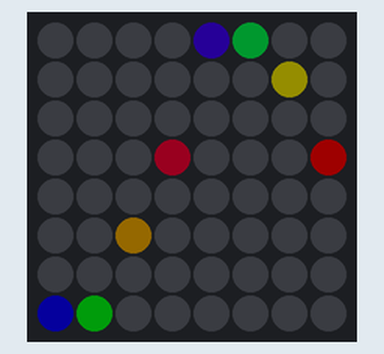
Simulated run of this sketch. Board: Arduino Uno, built with avr-gcc and run on an emulated ATmega328P. On the bench: 8×8 RGB LED matrix (first LED top left, wired row by row). Dim RGB values are drawn brighter than linear.

Above: at 2.16 s.
At 11.57 s:
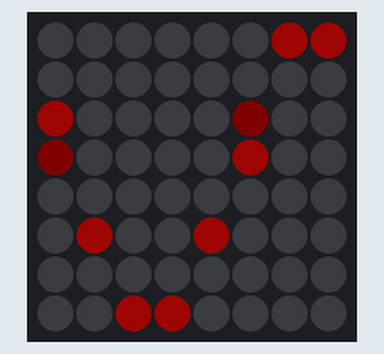
At 16.4 s:
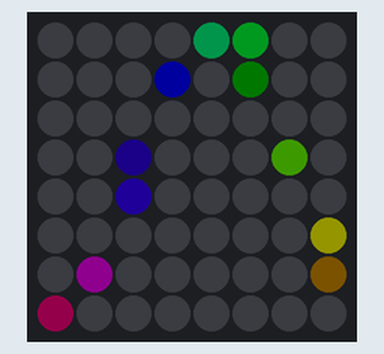
At 20.96 s:
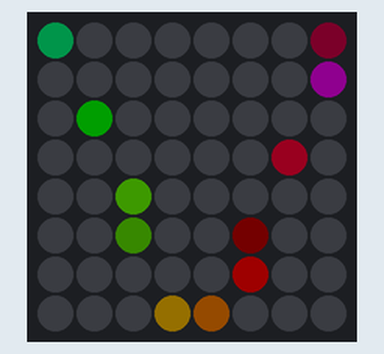
At 30.07 s:
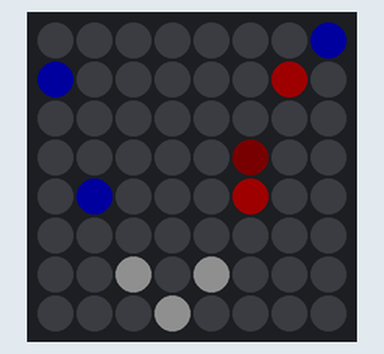
At 39.77 s:
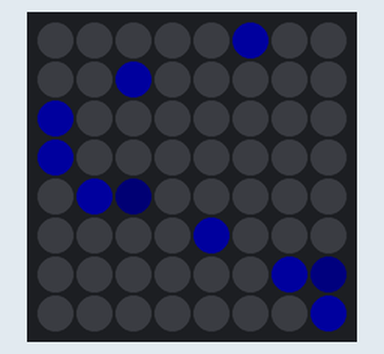

The sketch:

NeoMatrix_8X8_Sine_Wave.ino
```cpp
// Sine wave sketch for 8X8 NeoMatrix by Chemdoc77

// The inspiration for the sinewave code functions and the starting point for sinewave code functions are from posts by Sean Clohesy on FastLED G+ Community

// A lot of the code to change colors and the time performance code are by Mark Kriegsman of FastLED


#include "FastLED.h"
#if FASTLED_VERSION < 3001000
#error "Requires FastLED 3.1 or later; check github for latest code."
#endif

#define DATA_PIN    6
#define LED_TYPE    NEOPIXEL
int x=0;
#define matrixwidth  8
#define matrixheight 8
#define NUM_LEDS    matrixwidth*matrixheight
CRGB leds[NUM_LEDS];

CRGBPalette16 currentPalette;
TBlendType    currentBlending;

//pre-declaration of functions
void RestartPerformance();
void Performance();
void cd77_matrix_sinewave(uint16_t z, uint16_t hue, uint16_t deltahue, uint8_t wait );
void cd77_matrix_sinewave_beatsin(uint16_t z, uint8_t beat,  uint8_t c1, uint8_t c2, uint8_t wait );
void cd77_matrix_sinewave_palette(uint16_t z, uint8_t colorIndex, uint8_t deltacolorIndex,uint8_t wait );
void cd77_matrix_sinewave_r90(uint16_t z, uint8_t hue, uint8_t deltahue, uint8_t wait  );
void cd77_matrix_sinewave_beatsin_r90(uint16_t z, uint8_t beat,  uint8_t c1, uint8_t c2, uint8_t wait );
void cd77_matrix_sinewave_palette_r90(uint16_t z, uint8_t colorIndex, uint8_t deltacolorIndex, uint8_t wait );


//=======================================
void setup() {
  delay(2000); // 2 second delay for recovery

  // tell FastLED about the LED strip configuration
  FastLED.addLeds<LED_TYPE, DATA_PIN>(leds, NUM_LEDS);

  // set master brightness control
  FastLED.setBrightness(30);

  RestartPerformance();

}

//=====================palettes=================

const TProgmemPalette16 test_PaletteRWB3_p PROGMEM =
{
  CRGB::Red,
  CRGB::Red,
  CRGB::Red,
  CRGB::Red,

  CRGB::Grey,
  CRGB::Grey,
  CRGB::Grey,
  CRGB::Grey,

  CRGB::Blue,
  CRGB::Blue,
  CRGB::Blue,
  CRGB::Blue,

  CRGB::Red,
  CRGB::Red,
  CRGB::Blue,
  CRGB::Blue
};


//=================time performance code=======================
 // By Mark Kriegsman of FastLED


uint32_t gTimeCodeBase = 0;
uint32_t gTimeCode = 0;
uint32_t gLastTimeCodeDoneAt = 0;
uint32_t gLastTimeCodeDoneFrom = 0;

#define TC(HOURS,MINUTES,SECONDS) \
  ((uint32_t)(((uint32_t)((HOURS)*(uint32_t)(3600000))) + \
  ((uint32_t)((MINUTES)*(uint32_t)(60000))) + \
  ((uint32_t)((SECONDS)*(uint32_t)(1000)))))


#define AT(HOURS,MINUTES,SECONDS) if( atTC(TC(HOURS,MINUTES,SECONDS)) )
#define FROM(HOURS,MINUTES,SECONDS) if( fromTC(TC(HOURS,MINUTES,SECONDS)) )

static bool atTC( uint32_t tc)
{
  bool maybe = false;
  if( gTimeCode >= tc) {
    if( gLastTimeCodeDoneAt < tc) {
      maybe = true;
      gLastTimeCodeDoneAt = tc;
    }
  }
  return maybe;
}

static bool fromTC( uint32_t tc)
{
  bool maybe = false;
  if( gTimeCode >= tc) {
    if( gLastTimeCodeDoneFrom <= tc) {
      maybe = true;
      gLastTimeCodeDoneFrom = tc;
    }
  }
  return maybe;
}

// There are two kinds of things you can put into this performance:
// "FROM" and "AT".
//
// * "FROM" means starting FROM this time AND CALLING IT REPEATEDLY
//   until the next "FROM" time comes.
//
// * "AT" means do this ONE TIME ONLY "AT" the designated time.


void Performance()
{
  FROM(0,0,0.01)     { cd77_matrix_sinewave(3, 0, 60, 7); }
  FROM(0,0,7.00)     { cd77_matrix_sinewave_beatsin(3, 20,  0,  160, 7);  }
  FROM(0,0,14.000)   { cd77_matrix_sinewave_palette(3, 0, 24, 7); currentPalette = RainbowColors_p; currentBlending = NOBLEND;}
  FROM(0,0,21.000)   { cd77_matrix_sinewave_palette(3, 0, 24, 7); currentPalette = test_PaletteRWB3_p;  currentBlending = NOBLEND;}
  //rotate sawtooth wave 90 degrees
  FROM(0,0,28.000)   { cd77_matrix_sinewave_r90(3, 0, 60, 7);}
  FROM(0,0,35.000)   { cd77_matrix_sinewave_beatsin_r90(3, 20,  0,  160, 7);}
  FROM(0,0,42.000)   { cd77_matrix_sinewave_palette_r90(3, 0, 24, 7); currentPalette = RainbowColors_p;  currentBlending = NOBLEND;}
  FROM(0,0,49.000)   { cd77_matrix_sinewave_palette_r90(3, 0, 24, 7); currentPalette = test_PaletteRWB3_p; currentBlending = NOBLEND;}
  AT(0,0,56.000)     { RestartPerformance(); }
}

//=== array for rotating sinewave ==================

uint8_t array1[]={0, 8, 16, 24, 32, 40, 48, 56,
                  1, 9, 17, 25, 33, 41, 49, 57,
                  2, 10, 18, 26, 34, 42, 50, 58,
                  3, 11, 19, 27, 35, 43, 51, 59,
                  4, 12, 20, 28, 36, 44, 52, 60,
                  5, 13, 21, 29, 37, 45, 53, 61,
                  6, 14, 22, 30, 38, 46, 54, 62,
                  7, 15, 23, 31, 39, 47, 55, 63};

//==================================
void loop()
{
  // Set the current timecode, based on when the performance started
  gTimeCode = millis() - gTimeCodeBase;

  Performance();
}


//==============================
//Functions

void RestartPerformance()
{
  gLastTimeCodeDoneAt = 0;
  gLastTimeCodeDoneFrom = 0;
  gTimeCodeBase = millis();
}
//=================================
//The following functions have the sawtooth wave going from bottom to top

void cd77_matrix_sinewave(uint16_t z, uint16_t hue, uint16_t deltahue, uint8_t wait ){
                                          // first number - increase to make decrease sawtooth wavelength
                                          // second number to set inital color,
                                          // third number to adjust change in color
                                          // last number changes the speed

  fadeToBlackBy( leds, NUM_LEDS, 150);
  for (uint16_t width =0; width< matrixwidth; width++){
  leds[(NUM_LEDS-1)-((sin8(x+(width*10*z))/32)*matrixwidth+width)] = CHSV(hue,255,255);
  hue+=deltahue;

   }
   FastLED.show();
   FastLED.delay(wait); //use along with next line to get desired speed
   x=x+2;//change 2 to higher number to make go faster
}

//===================================

void cd77_matrix_sinewave_beatsin(uint16_t z, uint8_t beat,  uint8_t c1, uint8_t c2, uint8_t wait ){
                                         // first number - increase to make decrease sawtooth wavelength
                                          // second number use to set rate of color change
                                          // third number use to set starting color
                                          // fourth number use to set end of the color range
                                          // last number changes the speed

   fadeToBlackBy( leds, NUM_LEDS, 150);
  for (uint16_t width =0; width< matrixwidth; width++){
    uint8_t hue = beatsin16(beat,c1,c2);
  leds[(NUM_LEDS-1)-((sin8(x+(width*10*z))/32)*matrixwidth+width)] = CHSV(hue,255,255);


   }
   FastLED.show();
   FastLED.delay(wait); //use along with next line to get desired speed
   x=x+2;//change 2 to higher number to make go faster
}

//===================================

void cd77_matrix_sinewave_palette(uint16_t z, uint8_t colorIndex, uint8_t deltacolorIndex, uint8_t wait ){
                                          // first number - increase to make decrease sine wavelength
                                          // second number to set the colorIndex,
                                          // third number to set rate of change in the colorIndex
                                          // last number changes the speed

  fadeToBlackBy( leds, NUM_LEDS, 150);
  for (uint16_t width =0; width< matrixheight; width++){

  leds[(NUM_LEDS-1)-((sin8(x+(width*10*z))/32)*matrixwidth+width)] = ColorFromPalette( currentPalette, colorIndex+sin8(x), 255, currentBlending);

   colorIndex += deltacolorIndex;
   }
   FastLED.show();
   FastLED.delay(wait); //use along with next line to get desired speed
   x=x+2;//change 2 to higher number to make go faster
}

//===================================
//The following functions have the sawtooth wave going from left to right

void cd77_matrix_sinewave_r90(uint16_t z, uint8_t hue, uint8_t deltahue, uint8_t wait ){
                                          // first number - increase to make decrease sawtooth wavelength
                                          // second number to set inital color,
                                          // third number to adjust change in color
                                          // last number changes the speed

  fadeToBlackBy( leds, NUM_LEDS, 150);
  for (uint16_t width =0; width<matrixwidth; width++){
  leds[array1[(NUM_LEDS-1)-((sin8(x+(width*10*z))/32)*matrixwidth+width)]] = CHSV(hue,255,255);
  hue+=deltahue;

   }
   FastLED.show();
   FastLED.delay(wait); //use along with next line to get desired speed
   x=x+2;//change 2 to higher number to make go faster
}

//========================================

void cd77_matrix_sinewave_beatsin_r90(uint16_t z, uint8_t beat,  uint8_t c1, uint8_t c2, uint8_t wait ){
                                          // first number - increase to make decrease sawtooth wavelength
                                          // second number use set rate of color change
                                          // third number use to set starting color
                                          // fourth number use to set end of the color range
                                          // last number changes the speed

  fadeToBlackBy( leds, NUM_LEDS, 150);
  for (uint16_t width =0; width< matrixwidth; width++){
    uint8_t hue = beatsin16(beat,c1,c2);
  leds[array1[(NUM_LEDS-1)-((sin8(x+(width*10*z))/32)*matrixwidth+width)]] = CHSV(hue,255,255);


   }
   FastLED.show();
   FastLED.delay(wait); //use along with next line to get desired speed
   x=x+2;//change 2 to higher number to make go faster
}

//==========================================

void cd77_matrix_sinewave_palette_r90(uint16_t z, uint8_t colorIndex, uint8_t deltacolorIndex, uint8_t wait ){
                                          // first number - increase to make decrease sawtooth wavelength
                                          // second number to set the colorIndex,
                                          // third number to set rate of change in the colorIndex
                                          // last number changes the speed

  fadeToBlackBy( leds, NUM_LEDS, 150);
  for (uint16_t width =0; width< matrixwidth; width++){

  leds[array1[(NUM_LEDS-1)-((sin8(x+(width*10*z))/32)*matrixwidth+width)]] = ColorFromPalette( currentPalette, colorIndex+sin8(x), 255, currentBlending);

   colorIndex += deltacolorIndex;
   }
   FastLED.show();
   FastLED.delay(wait); //use along with next line to get desired speed
   x=x+2;//change 2 to higher number to make go faster
}
```
